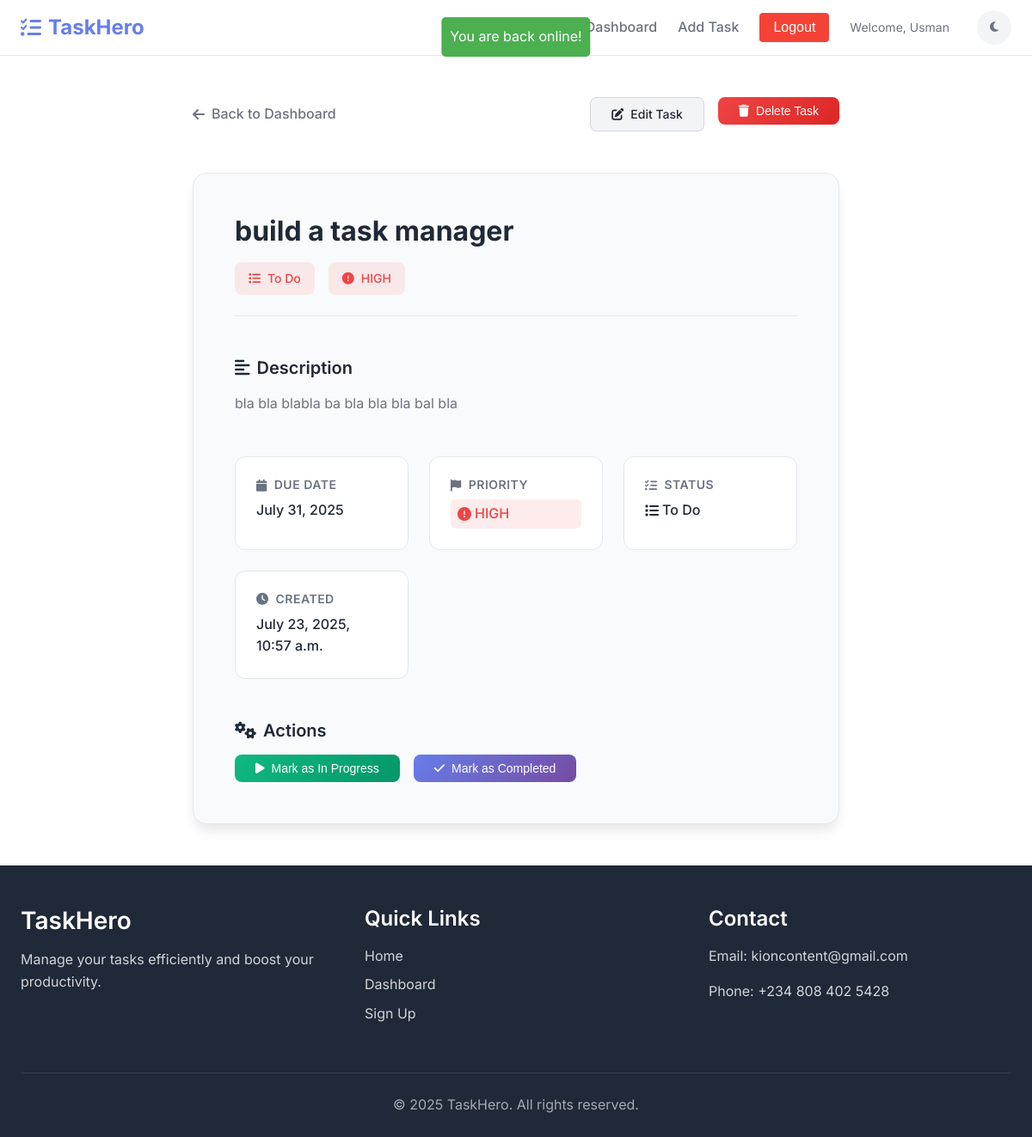
/1/ (signed in), run on the app's committed database.
### tasks/models.py (models this page shows, shortened)
class Task(models.Model):
    class Priority(models.TextChoices):
        HIGH='high', 'HIGH'
        MEDIUM='medium', 'MEDIUM'
        LOW='low', 'LOW'
    class Status(models.TextChoices):
        TODO = 'todo', 'To Do'
        IN_PROGRESS = 'inprogress', 'In Progress'
        COMPLETED = 'completed', 'Completed'
    user= models.ForeignKey(User,on_delete=models.CASCADE)
    title=models.CharField(max_length=255)
    description=models.TextField(blank=False)
    status = models.CharField(
        max_length=20,
        choices=Status.choices,
        default=Status.TODO,
    )
    priority = models.CharField(
        max_length=10,
        choices=Priority.choices,
        default=Priority.MEDIUM,
    )
    due_date = models.DateField(null=True, blank=True)
    created_at = models.DateTimeField(auto_now_add=True)

### tasks/views.py (the view)
# urls.py: path('<int:pk>/',views.task_detail,name='detail'),
@login_required
def task_detail(request,pk):
    task=get_object_or_404(Task,pk=pk,user=request.user)
    return  render(request,'tasks/task_detail.html',{'task':task})

### templates/tasks/task_detail.html (shortened to what this page needs)
{% extends 'partials/base.html' %}
{% load static %}
{% block content %}
<div class="task-detail-page">
    <div class="task-detail-container">
        <div class="task-detail-header">
            <a href="{% url 'tasks:dashboard' %}" class="back-btn">
                <i class="fas fa-arrow-left"></i>
                Back to Dashboard
            </a>
            <div class="task-actions">
                <a href="{% url 'tasks:edit' task.pk  %}" class="btn btn-secondary">
                    <i class="fas fa-edit"></i>
                    Edit Task
                </a>
                <a href="{% url 'tasks:delete' task.id %}"  title="Delete">
                    <button class="btn btn-danger">
                        <i class="fas fa-trash"></i>
                        Delete Task
                    </button>
                </a>
            </div>
        </div>
        <div class="task-detail-card">
            <div class="task-header">
                <div class="task-title-section">
                    <h1>{{task.title}}</h1>
                    <div class="task-badges">
                        <span class="status-badge todo">
                            <i class="fas fa-list"></i>
                            {{task.get_status_display}}
                        </span>
                        <span class="priority-badge high">
                            <i class="fas fa-exclamation-circle"></i>
                            {{task.get_priority_display}}
                        </span>
                    </div>
                </div>
            </div>
            <div class="task-content">
                <div class="task-section">
                    <h3><i class="fas fa-align-left"></i> Description</h3>
                    <p class="task-description">
                       {{task.description}}
                    </p>
                </div>
                <div class="task-meta-grid">
                    <div class="meta-item">
                        <h4><i class="fas fa-calendar"></i> Due Date</h4>
                        <p>{{task.due_date}}</p>
                    </div>
                    <div class="meta-item">
                        <h4><i class="fas fa-flag"></i> Priority</h4>
                        <p class="priority high">
                            <i class="fas fa-exclamation-circle"></i>
                           {{task.get_priority_display}}
                        </p>
                    </div>
                    <div class="meta-item">
                        <h4><i class="fas fa-tasks"></i> Status</h4>
                        <p class="status todo">
                            <i class="fas fa-list"></i>
                            {{task.get_status_display}}
                        </p>
                    </div>
                    <div class="meta-item">
                        <h4><i class="fas fa-clock"></i> Created</h4>
                        <p>{{task.created_at}}</p>
                    </div>
                </div>
                <div class="task-actions-section">
                    <h3><i class="fas fa-cogs"></i> Actions</h3>
                    <div class="action-buttons">
                        <button class="btn btn-success" onclick="markAsProgress(1)">
                            <i class="fas fa-play"></i>
                            Mark as In Progress
                        </button>
                        <button class="btn btn-primary" onclick="markAsCompleted(1)">
                            <i class="fas fa-check"></i>
                            Mark as Completed
                        </button>
                    </div>
                </div>
            </div>
        </div>
    </div>
</div>
{% endblock %}

### templates/partials/base.html (shortened to what this page needs)
<!DOCTYPE html>
<html lang="en">
<head>
    {% load static %}
    <link rel="stylesheet" href="{% static 'css/style.css' %}">
    <link rel="stylesheet" href="https://cdnjs.cloudflare.com/ajax/libs/font-awesome/6.4.0/css/all.min.css">
</head>
<body>
    <nav class="navbar">
        <div class="nav-container">
            <div class="nav-logo">
                <a href="{% url 'home:home' %}">
                    <i class="fas fa-tasks"></i>
                    TaskHero
                </a>
            </div>
            <div class="nav-menu">
                <div class="nav-links">
                    {% if user.is_authenticated %}
                        <a href="{% url 'tasks:dashboard' %}" class="nav-link">Dashboard</a>
                        <a href="{% url 'tasks:create' %}" class="nav-link">Add Task</a>
                        <form action="{% url 'accounts:logout' %}" method='POST'>
                        <button class="nav-link" type="submit" style="background-color: #f44336; color: white; border: none; padding: 8px 16px; border-radius: 4px; cursor: pointer; font-size: 1em;">
  Logout
</button>
                        </form>
                        <div class="user-info">
                            <span>Welcome, {{ user.first_name|default:user.username }}</span>
                        </div>
                    {% endif %}
                </div>
                <div class="theme-toggle">
                    <button id="theme-toggle" class="theme-btn">
                        <i class="fas fa-moon"></i>
                    </button>
                </div>
            </div>
            <div class="status-message" id='statusMessage'></div>
        </div>
    </nav>
    <main class="main-content">
        {% block content %}
        {% endblock %}
    </main>
    <footer class="footer">
        <div class="footer-container">
            <div class="footer-content">
                <div class="footer-section">
                    <h3>TaskHero</h3>
                    <p>Manage your tasks efficiently and boost your productivity.</p>
                </div>
                <div class="footer-section">
                    <h4>Quick Links</h4>
                    <ul>
                        <li><a href="{% url 'home:home' %}">Home</a></li>
                        <li><a href="{% url 'tasks:dashboard' %}">Dashboard</a></li>
                        <li><a href="{% url 'accounts:signup' %}">Sign Up</a></li>
                    </ul>
                </div>
                <div class="footer-section">
                    <h4>Contact</h4>
                    <p>Email: kioncontent@gmail.com</p>
                    <p>Phone: +234 808 402 5428</p>
                </div>
            </div>
            <div class="footer-bottom">
                <p>&copy; 2025 TaskHero. All rights reserved.</p>
            </div>
        </div>
    </footer>
</body>
</html>

### data on the page
Task: title "build a task manager", status "To Do", priority "HIGH", description "bla bla blabla ba bla bla bla bal bla", due_date "July 31, 2025", created_at "July 23, 2025, 10:57 a.m."

### other printed values
{{ user.first_name|default:user.username }} "Usman"
